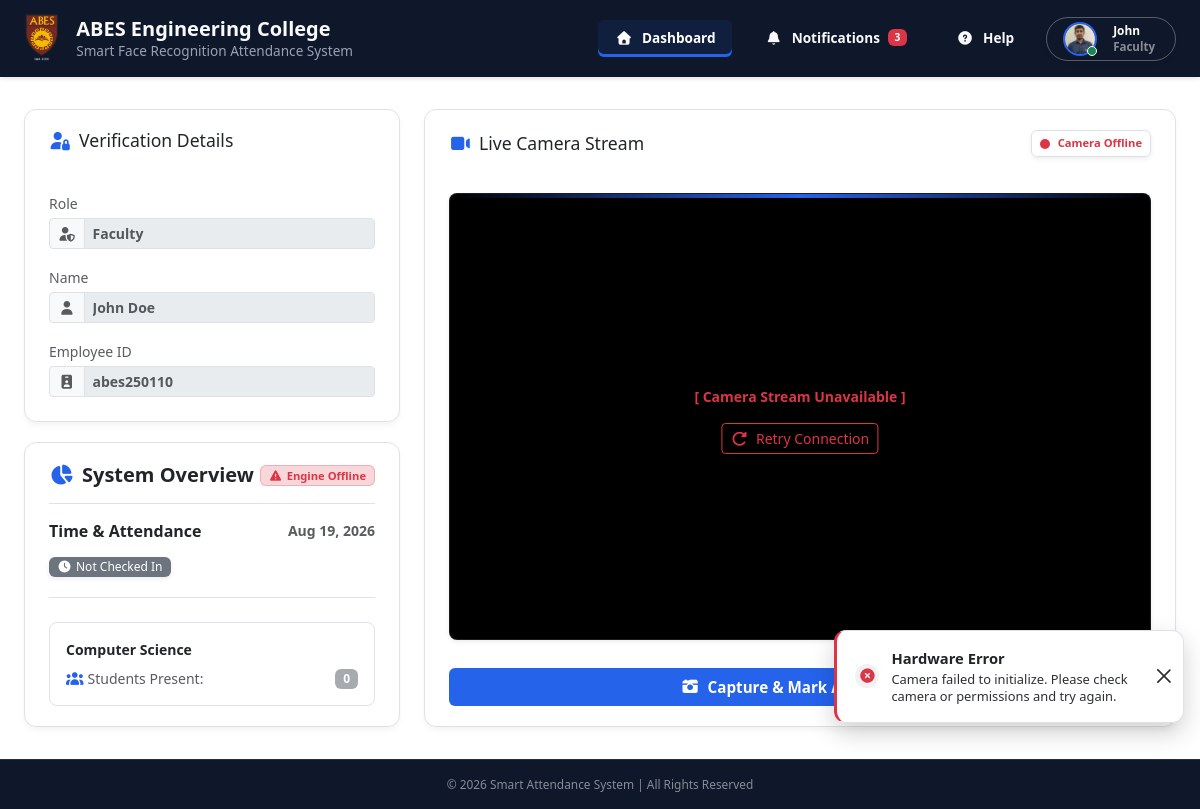
Before: /attendance (signed in) with the older database file.
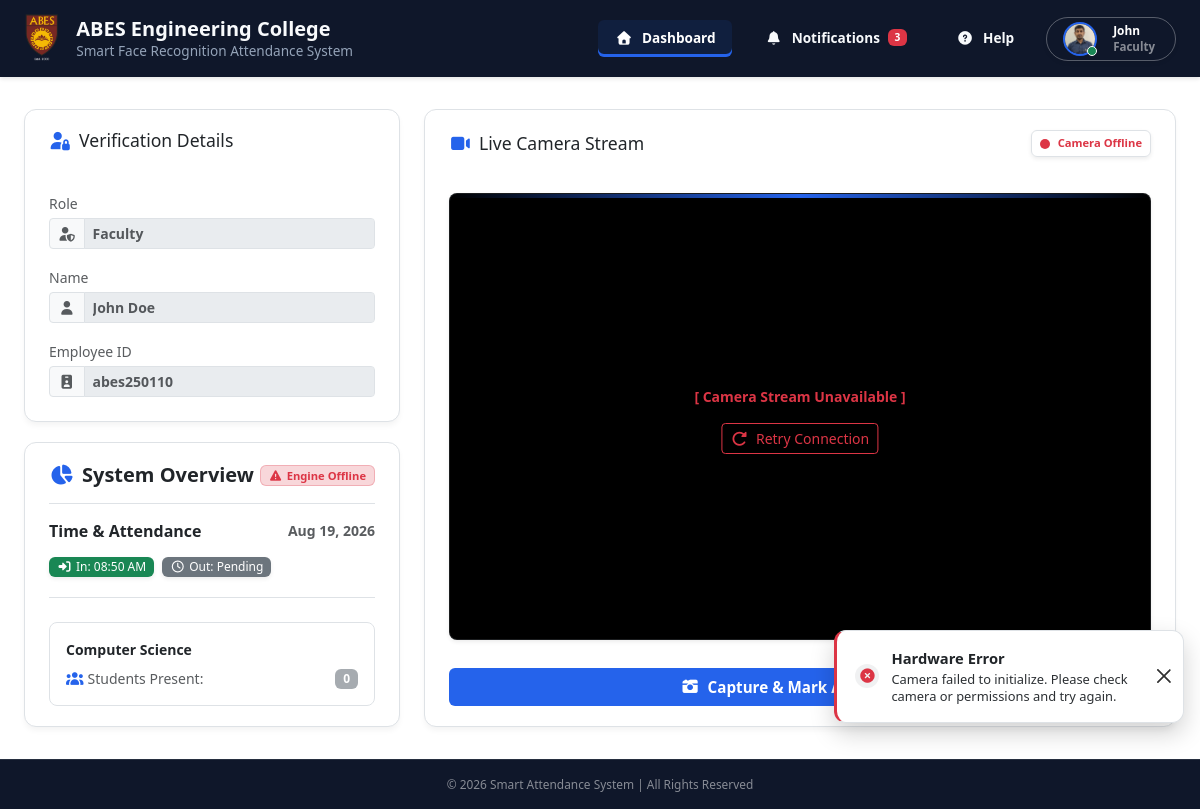
After: the same page with the newer database file.
### models.py (models this page shows, shortened)
class User(UserMixin, db.Model):
    __tablename__ = 'users'
    id = db.Column(db.Integer, primary_key=True)
    username = db.Column(db.String(50), unique=True, nullable=False)
    email = db.Column(db.String(120), unique=True, nullable=False)
    password_hash = db.Column(db.String(255), nullable=False)
    role = db.Column(db.String(20), nullable=False)
    is_active = db.Column(db.Boolean, default=True)
    created_at = db.Column(db.DateTime, default=datetime.utcnow)
    password_updated_at = db.Column(db.DateTime, default=datetime.utcnow)
    student_profile = db.relationship(
        'Student', backref='user_account', uselist=False, cascade="all, delete-orphan")
    faculty_profile = db.relationship(
        'FacultyStaff', backref='user_account', uselist=False, cascade="all, delete-orphan")
    attendance_records = db.relationship(
        'AttendanceRecord', foreign_keys='AttendanceRecord.user_id', backref='student_user', lazy=True)
    operator_logs = db.relationship(
        'AttendanceRecord', foreign_keys='AttendanceRecord.marked_by_operator_id', backref='operator_user', lazy=True)

class FacultyStaff(db.Model):
    __tablename__ = 'faculty_staff'
    staff_id = db.Column(db.Integer, db.ForeignKey('users.id'), primary_key=True)
    employee_id = db.Column(db.String(50), unique=True, nullable=False)
    full_name = db.Column(db.String(100), nullable=False)
    gender = db.Column(db.String(15), nullable=False)
    dob = db.Column(db.Date, nullable=False)
    department_id = db.Column(db.Integer, db.ForeignKey('departments.id'), nullable=False)
    designation = db.Column(db.String(100), nullable=False)
    mobile_no = db.Column(db.String(15), nullable=False)
    father_name = db.Column(db.String(100), nullable=False)
    mother_name = db.Column(db.String(100), nullable=False)
    city = db.Column(db.String(50), nullable=False)
    state = db.Column(db.String(50), nullable=False)
    pin_code = db.Column(db.String(10), nullable=False)
    address = db.Column(db.Text, nullable=False)
    qualification = db.Column(db.String(100), nullable=False)
    photo_path = db.Column(db.String(255), nullable=True)
    encoding_path = db.Column(db.String(255), nullable=True)

class Department(db.Model):
    __tablename__ = 'departments'
    id = db.Column(db.Integer, primary_key=True)
    name = db.Column(db.String(100), unique=True, nullable=False)
    courses = db.relationship('Course', backref='department', lazy=True, cascade="all, delete-orphan")
    faculty_members = db.relationship('FacultyStaff', backref='department_info', lazy=True)

class AttendanceRecord(db.Model):
    __tablename__ = 'attendance_records'
    id = db.Column(db.Integer, primary_key=True)
    user_id = db.Column(db.Integer, db.ForeignKey('users.id'), nullable=False)
    verification_method = db.Column(db.String(50), default='Face AI')
    status = db.Column(db.String(50), default='Present')
    marked_by_operator_id = db.Column(db.Integer, db.ForeignKey('users.id'), nullable=True)
    date = db.Column(db.Date, default=date.today)
    time_in = db.Column(db.DateTime, default=datetime.now)
    time_out = db.Column(db.DateTime, nullable=True)
    total_hours = db.Column(db.Float, nullable=True)

### routes/main.py (the view, shortened to what this page needs)
@main_bp.route('/attendance')
@login_required
def attendance():
    today_date = date.today()
    role = current_user.role.lower() if current_user.role else 'student'
    my_attendance = AttendanceRecord.query.filter_by(
        user_id=current_user.id,
        date=today_date
    ).first()
    admin_stats = {}
    teacher_stats = {}
    if role in ['teacher', 'faculty', 'staff']:
        if current_user.faculty_profile and current_user.faculty_profile.department_info:
            display_name = current_user.faculty_profile.department_info.name
            dept_id = current_user.faculty_profile.department_id
        else:
            display_name = 'General'
            dept_id = None
        teacher_stats['department'] = display_name
        try:
            if dept_id:
                count = db.session.query(func.count(db.distinct(AttendanceRecord.user_id)))\
                    .join(User, AttendanceRecord.user_id == User.id)\
                    .join(Student, User.id == Student.student_id)\
                    .join(Course, Student.course_id == Course.id)\
                    .filter(
                        AttendanceRecord.date == today_date,
                        User.role == 'student',
                        Course.department_id == dept_id
                ).scalar()
                teacher_stats['branch_students_present'] = count or 0
            else:
                teacher_stats['branch_students_present'] = 0
        except Exception as e:
            print(f"Query Error: {e}")
            teacher_stats['branch_students_present'] = 0
        except Exception as e:
            print(f"Query Error: {e}")
            teacher_stats['branch_students_present'] = 0
    return render_template(
        'attendance.html',
        user=current_user,
        my_attendance=my_attendance,
        admin_stats=admin_stats,
        teacher_stats=teacher_stats
    )

### templates/attendance.html (shortened to what this page needs)
{% extends "base.html" %}  {% block profile_action %}
<div class="dropdown">
  <button
    class="btn btn-profile-dropdown d-flex align-items-center gap-3 px-2 px-sm-3 py-1 rounded-pill shadow-sm"
    type="button"
    id="userProfileDropdown"
    data-bs-toggle="dropdown"
    aria-expanded="false"
    style="width: fit-content"
  >
    {% set raw_path = user.student_profile.photo_path if user.student_profile
    and user.student_profile.photo_path else (user.faculty_profile.photo_path if
    user.faculty_profile and user.faculty_profile.photo_path else None) %} {%
    set user_photo = raw_path.replace('\\', '/').split('/')[-1] if raw_path else
    None %}
    <div class="position-relative d-flex align-items-center">
      <img
        src="{{ url_for('static', filename='uploads/faces/' + user_photo) if user_photo else 'https://ui-avatars.com/api/?name=' + user.username|urlencode + '&background=2563eb&color=fff' }}"
        alt="{{ user.username }}"
        class="rounded-circle object-fit-cover border border-2 border-primary"
        width="34"
        height="34"
        loading="lazy"
        onerror="this.onerror=null; this.src='https://ui-avatars.com/api/?name={{ user.username|urlencode }}&background=2563eb&color=fff';"
      />
      <span
        class="position-absolute bottom-0 end-0 p-1 bg-success border border-white rounded-circle"
        style="width: 10px; height: 10px"
      >
      </span>
    </div>
    <div class="d-none d-sm-flex flex-column text-start me-1">
      <span class="text-white small fw-bold lh-1"
        >{{ user.username | capitalize }}</span
      >
      <span
        class="text-white-50 extra-small lh-1 mt-1"
        style="font-size: 0.72rem"
        >{{ user.role | capitalize }}</span
      >
    </div>
  </button>
</div>
{% endblock %}
{% block header_actions %}
<a
  href="#"
  class="btn fw-semibold btn-header border-0 justify-content-start px-3 active"
>
  <i class="fa-solid fa-house me-2" style="width: 20px; text-align: center"></i
  >Dashboard
</a>
<a
  href="#"
  class="btn fw-semibold btn-header border-0 justify-content-start px-3"
>
  <i class="fa-solid fa-bell me-2" style="width: 20px; text-align: center"></i
  >Notifications <span class="badge bg-danger ms-2">3</span>
</a>
<a
  href="#"
  class="btn fw-semibold btn-header border-0 justify-content-start px-3"
>
  <i
    class="fa-solid fa-circle-question me-2"
    style="width: 20px; text-align: center"
  ></i
  >Help
</a>
{% endblock %}
{% block content %}
<div class="main-container">
  <div class="left-panel">
    {% set user_id_val = '' %} {% set user_name_val = '' %} {% if user.role ==
    'student' and user.student_profile %} {% set user_id_val =
    user.student_profile.roll_no %} {% set user_name_val =
    user.student_profile.full_name %} {% elif user.role in ['teacher',
    'faculty', 'staff'] and user.faculty_profile %} {% set user_id_val =
    user.faculty_profile.employee_id %} {% set user_name_val =
    user.faculty_profile.full_name %} {% endif %}
    <div class="card-custom registration-card">
      <h2 class="mb-4">
        <i class="fa-solid fa-user-lock me-2 text-primary"></i>Verification
        Details
      </h2>
      <div>
        <div class="mb-3">
          <label for="role" class="form-label text-muted small fw-medium mb-1"
            >Role</label
          >
          <div class="input-group input-group-sm">
            <span class="input-group-text  text-muted"
              ><i class="fa-solid fa-user-shield"></i
            ></span>
            <input
              type="text"
              id="role"
              class="form-control  text-muted text-capitalize fw-bold"
              value="{{ user.role }}"
              disabled
            />
          </div>
        </div>
        <div class="mb-3">
          <label
            for="userName"
            class="form-label text-muted small fw-medium mb-1"
            >Name</label
          >
          <div class="input-group input-group-sm">
            <span class="input-group-text  text-muted"
              ><i class="fa-solid fa-user"></i
            ></span>
            <input
              type="text"
              id="userName"
              class="form-control  text-muted fw-bold text-capitalize"
              value="{{ user_name_val }}"
              disabled
            />
          </div>
        </div>
          <div class="mb-3">
            <label for="userId" class="form-label text-muted small fw-medium mb-1">
              {% if user.role in ['teacher', 'faculty', 'staff'] %}
                Employee ID
              {% else %}
                Roll Number
              {% endif %}
            </label>
            <div class="input-group input-group-sm">
              <span class="input-group-text  text-muted"
                ><i class="fa-solid fa-id-badge"></i
              ></span>
              <input
                type="text"
                id="userId"
                class="form-control  text-muted fw-bold"
                value="{{ user_id_val }}"
                disabled
              />
            </div>
          </div>
      </div>
    </div>
    <div class="card-custom">
      <div class="mb-3 border-bottom pb-3 d-flex justify-content-between align-items-center">
        <h5 class="mb-0 text-dark fw-bold">
          <i class="fa-solid fa-chart-pie me-2 text-primary"></i>System Overview
        </h5>
        <span id="engine-status" class="badge bg-secondary text-white px-2 py-1 shadow-sm" style="font-size: 0.70rem;">
        </span>
      </div>
      <div class="{% if user.role != 'student' %}mb-3 pb-3 border-bottom{% endif %}">
        <div class="d-flex justify-content-between align-items-end mb-3">
          <h6 class="text-dark fw-bold mb-0">Time & Attendance</h6>
          <span class="fw-semibold text-muted small" id="currentDateDisplay">Loading...</span>
        </div>
        <div class="d-flex flex-wrap gap-2 mb-1">
          {% if my_attendance %}
            <span class="badge bg-success px-2 py-1 fw-medium shadow-sm"><i class="fa-solid fa-right-to-bracket me-1"></i>In: {{ my_attendance.time_in.strftime('%I:%M %p') }}</span>
            {% if my_attendance.time_out %}
              <span class="badge bg-danger px-2 py-1 fw-medium shadow-sm"><i class="fa-solid fa-right-from-bracket me-1"></i>Out: {{ my_attendance.time_out.strftime('%I:%M %p') }}</span>
              {% if my_attendance.total_hours %}
                <span class="badge bg-primary-subtle text-primary border border-primary-subtle px-2 py-1 fw-bold shadow-sm"><i class="fa-solid fa-stopwatch me-1"></i>{{ my_attendance.total_hours }} hrs</span>
              {% endif %}
            {% else %}
              <span class="badge bg-secondary px-2 py-1 fw-medium shadow-sm"><i class="fa-regular fa-clock me-1"></i>Out: Pending</span>
            {% endif %}
          {% else %}
            <span class="badge bg-secondary px-2 py-1 fw-medium shadow-sm"><i class="fa-solid fa-clock me-1"></i>Not Checked In</span>
          {% endif %}
        </div>
      </div>
      {% if user.role in ['teacher', 'faculty', 'staff'] %}
      <div class=" border rounded-3 p-3 mt-2">
        <div class="d-flex justify-content-between align-items-center mb-2">
          <span class="small text-dark fw-bold">{{ teacher_stats.department }}</span>
        </div>
        <div class="d-flex justify-content-between align-items-center">
          <span class="text-muted fw-medium small"><i class="fa-solid fa-users me-1 text-primary"></i>Students Present:</span>
          {% if teacher_stats.branch_students_present > 0 %}
            <a href="{{ url_for('main.attendance_summary') }}" class="badge bg-primary text-white text-decoration-none px-2 py-1 shadow-sm transition-hover" title="View details">
              {{ teacher_stats.branch_students_present }} <i class="fa-solid fa-arrow-right ms-1" style="font-size: 0.65rem;"></i>
            </a>
          {% else %}
            <span class="badge bg-secondary text-white px-2 py-1" title="No data available" style="opacity: 0.6; cursor: not-allowed;">0</span>
          {% endif %}
        </div>
      </div>
      {% endif %}
    </div>
  </div>
  <div class="right-panel">
    <div class="card-custom camera-card">
      <div class="d-flex justify-content-between align-items-center mb-3">
        <h2 class="mb-0">
          <i class="fa-solid fa-video me-2 text-primary"></i>Live Camera Stream
        </h2>
        <div
          id="cameraStatusBadge"
          class="status-badge d-flex align-items-center gap-2 px-2 py-1 rounded shadow-sm border"
          style="background: rgba(255, 255, 255, 0.1)"
        >
          <span
            id="cameraStatusDot"
            class="spinner-grow spinner-grow-sm text-warning"
            role="status"
            style="width: 10px; height: 10px"
          ></span>
          <span id="cameraStatusText" class="small fw-bold text-warning"
            >Connecting...</span
          >
        </div>
      </div>
      <div
        class="camera-frame bg-black position-relative overflow-hidden rounded-3 shadow-sm border border-secondary border-opacity-25"
        style="aspect-ratio: 16/9; width: 100%"
      >
        <div class="scan-overlay"></div>
        <div
          id="fallbackStreamText"
          class="position-absolute top-50 start-50 translate-middle text-center text-secondary small"
          style="display: none; z-index: 1"
        >
        </div>
      </div>
      <div class="mt-2 mb-0">
        <button
          id="captureBtn"
          class="btn btn-primary fw-semibold w-100 py-2 d-flex align-items-center justify-content-center gap-2"
          onclick="captureAttendance()"
        >
          <i class="fa-solid fa-camera-retro"></i>Capture & Mark Attendance
        </button>
      </div>
    </div>
  </div>
</div>
{% endblock %}

Changed rows visible on the page:
added AttendanceRecord: time_in "08:50 AM"
Other visible differences:
text no longer shown: "Not Checked In"
text now shown: "In: Out: Pending"
